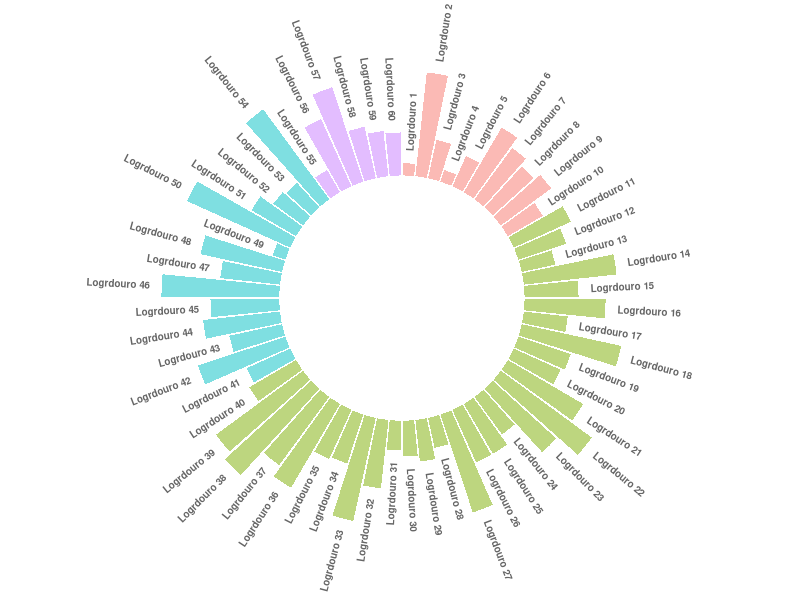
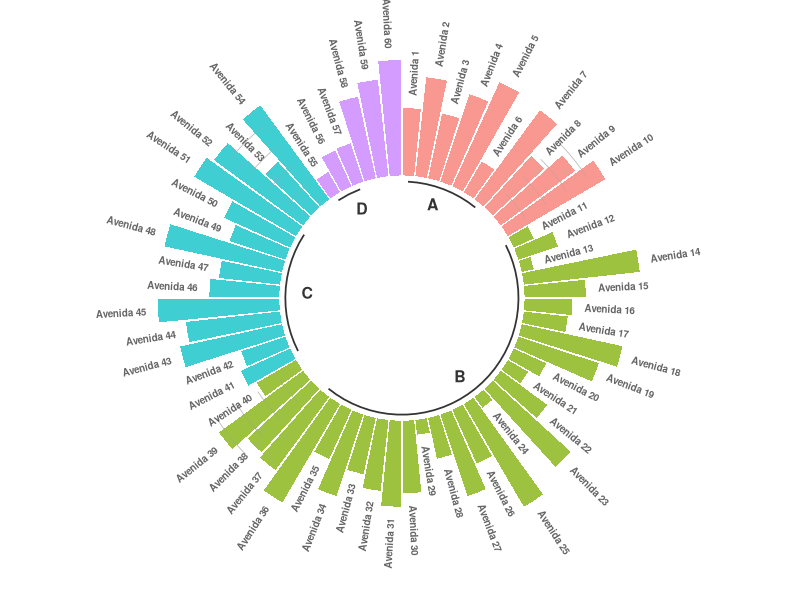

These figures' R source, in order:
# library
library(tidyverse)

# Create dataset
data=data.frame(
  individual=paste( "Logrdouro ", seq(1,60), sep=""),
  group=c( rep('A', 10), rep('B', 30), rep('C', 14), rep('D', 6)) ,
  value=sample( seq(10,100), 60, replace=T)
)

# Set a number of 'empty bar' to add at the end of each group
empty_bar=4
to_add = data.frame( matrix(NA, empty_bar*nlevels(data$group), ncol(data)) )
colnames(to_add) = colnames(data)
to_add$group=rep(levels(data$group), each=empty_bar)
data=rbind(data, to_add)
data=data %>% arrange(group)
data$id=seq(1, nrow(data))
# Order data:
data = data %>% arrange(group, value)
# Get the name and the y position of each label
label_data=data
number_of_bar=nrow(label_data)
angle= 90 - 360 * (label_data$id-0.5) /number_of_bar     # I substract 0.5 because the letter must have the angle of the center of the bars. Not extreme right(1) or extreme left (0)
label_data$hjust<-ifelse( angle < -90, 1, 0)
label_data$angle<-ifelse(angle < -90, angle+180, angle)

# Make the plot
p = ggplot(data, aes(x=as.factor(id), y=value, fill=group)) +       # Note that id is a factor. If x is numeric, there is some space between the first bar
  geom_bar(stat="identity", alpha=0.5) +
  ylim(-100,120) +
  theme_minimal() +
  theme(
    legend.position = "none",
    axis.text = element_blank(),
    axis.title = element_blank(),
    panel.grid = element_blank(),
    plot.margin = unit(rep(-1,4), "cm") 
  ) +
  coord_polar() + 
  geom_text(data=label_data, aes(x=id, y=value+10, label=individual, hjust=hjust), color="black", fontface="bold",alpha=0.6, size=2.5, angle= label_data$angle, inherit.aes = FALSE ) 

p








# library
library(tidyverse)

# Create dataset
data=data.frame(
  individual=paste( "Avenida ", seq(1,60), sep=""),
  group=c( rep('A', 10), rep('B', 30), rep('C', 14), rep('D', 6)) ,
  value=sample( seq(10,100), 60, replace=T)
)

# Set a number of 'empty bar' to add at the end of each group
empty_bar=3
to_add = data.frame( matrix(NA, empty_bar*nlevels(data$group), ncol(data)) )
colnames(to_add) = colnames(data)
to_add$group=rep(levels(data$group), each=empty_bar)
data=rbind(data, to_add)
data=data %>% arrange(group)
data$id=seq(1, nrow(data))

# Get the name and the y position of each label
label_data=data
number_of_bar=nrow(label_data)
angle= 90 - 360 * (label_data$id-0.5) /number_of_bar     # I substract 0.5 because the letter must have the angle of the center of the bars. Not extreme right(1) or extreme left (0)
label_data$hjust<-ifelse( angle < -90, 1, 0)
label_data$angle<-ifelse(angle < -90, angle+180, angle)

# prepare a data frame for base lines
base_data=data %>% 
  group_by(group) %>% 
  summarize(start=min(id), end=max(id) - empty_bar) %>% 
  rowwise() %>% 
  mutate(title=mean(c(start, end)))

# prepare a data frame for grid (scales)
grid_data = base_data
grid_data$end = grid_data$end[ c( nrow(grid_data), 1:nrow(grid_data)-1)] + 1
grid_data$start = grid_data$start - 1
grid_data=grid_data[-1,]

# Make the plot
p = ggplot(data, aes(x=as.factor(id), y=value, fill=group)) +       # Note that id is a factor. If x is numeric, there is some space between the first bar
  
  geom_bar(aes(x=as.factor(id), y=value, fill=group), stat="identity", alpha=0.5) +
  
  # Add a val=100/75/50/25 lines. I do it at the beginning to make sur barplots are OVER it.
  geom_segment(data=grid_data, aes(x = end, y = 80, xend = start, yend = 80), colour = "grey", alpha=1, size=0.3 , inherit.aes = FALSE ) +
  geom_segment(data=grid_data, aes(x = end, y = 60, xend = start, yend = 60), colour = "grey", alpha=1, size=0.3 , inherit.aes = FALSE ) +
  geom_segment(data=grid_data, aes(x = end, y = 40, xend = start, yend = 40), colour = "grey", alpha=1, size=0.3 , inherit.aes = FALSE ) +
  geom_segment(data=grid_data, aes(x = end, y = 20, xend = start, yend = 20), colour = "grey", alpha=1, size=0.3 , inherit.aes = FALSE ) +
  
  # Add text showing the value of each 100/75/50/25 lines
  #annotate("text", x = rep(max(data$id),4), y = c(20, 40, 60, 80), label = c("20", "40", "60", "80") , color="grey", size=3 , angle=0, fontface="bold", hjust=1) +
  
  geom_bar(aes(x=as.factor(id), y=value, fill=group), stat="identity", alpha=0.5) +
  ylim(-100,120) +
  theme_minimal() +
  theme(
    legend.position = "none",
    axis.text = element_blank(),
    axis.title = element_blank(),
    panel.grid = element_blank(),
    plot.margin = unit(rep(-1,4), "cm") 
  ) +
  coord_polar() + 
  geom_text(data=label_data, aes(x=id, y=value+10, label=individual, hjust=hjust), color="black", fontface="bold",alpha=0.6, size=2.5, angle= label_data$angle, inherit.aes = FALSE ) +
  
  # Add base line information
  geom_segment(data=base_data, aes(x = start, y = -5, xend = end, yend = -5), colour = "black", alpha=0.8, size=0.6 , inherit.aes = FALSE )  +
  geom_text(data=base_data, aes(x = title, y = -18, label=group), hjust=c(1,1,0,0), colour = "black", alpha=0.8, size=4, fontface="bold", inherit.aes = FALSE)

p
